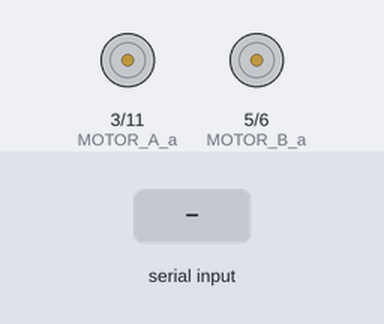
This sketch was run on a simulated Arduino Uno, built with avr-gcc and run on an emulated ATmega328P. On the bench: motor-driver pin pairs drawn as motors (green arrow = first pin HIGH = forward, orange = second pin HIGH = backward, longer = more drive). The inputs (shaded band) are chosen by the test bench. What the sketch prints to the serial monitor is not drawn.

Above: at 1.2 s.
1.3 s: "w" received over Serial
At 2.0 s:
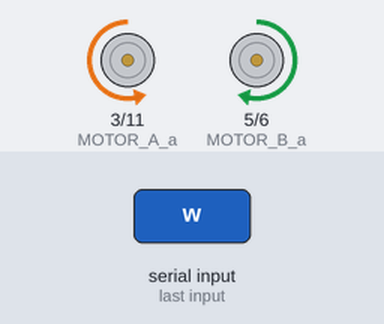
2.8 s: "a" received over Serial
At 3.2 s:
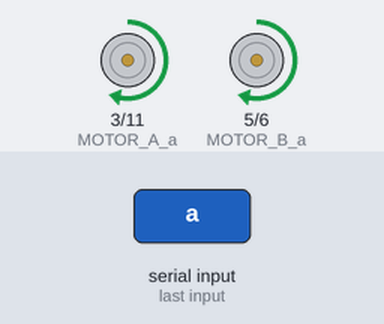
4.3 s: "d" received over Serial
At 5.5 s:
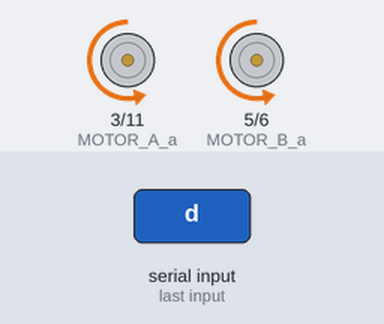
5.8 s: "s" received over Serial
At 6.6 s:
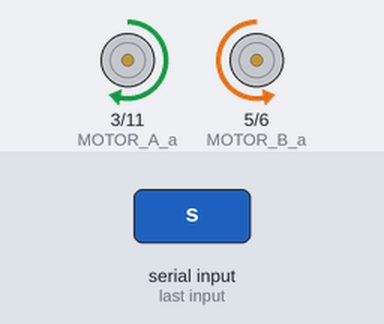
Timing chart, 0 to 8.3 s (numbered marks = the images above; inputs shaded):
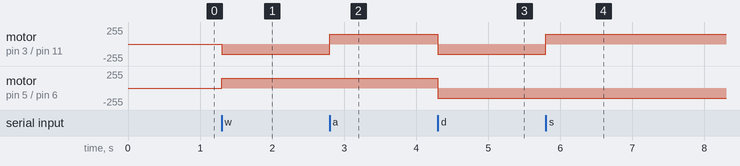

The sketch:

rcCarCde.ino
```cpp
#define MOTOR_A_a 3     //모터A의 +출력핀은 3번핀입니다
#define MOTOR_A_b 11    //모터A의 -출력핀은 11번핀입니다
#define MOTOR_B_a 5     //모터B의 +출력핀은 5번핀입니다
#define MOTOR_B_b 6     //모터B의 -출력핀은 6번핀입니다
#define MOTOR_SPEED 150 //모터의 기준속력입니다(0~255)

unsigned char m_a_spd = 0; //A모터의 속력을 저장하는 전역변수
unsigned char m_b_spd = 0; //B모터의 속력을 저장하는 전역변수

boolean m_a_dir = 0; //A모터의 방향을 결정하는 전역변수
boolean m_b_dir = 0; //B모터의 방향을 결정하는 전역변수

void setup(){
  //모터 제어 핀들을 출력으로 설정합니다.

  //모터A 핀 설정
  pinMode(MOTOR_A_a, OUTPUT);
  pinMode(MOTOR_A_b, OUTPUT);

  //모터B 핀 설정
  pinMode(MOTOR_B_a, OUTPUT);
  pinMode(MOTOR_B_b, OUTPUT);

  Serial.begin(9600);       //시리얼 통신 초기화
  Serial.println("Hello!"); //터미널 작동 확인용 문자열

}

void loop()
{
  unsigned char bt_cmd = 0;   //명령어 저장용 문자형 변수

  if (Serial.available())   //데이터가 입력되었을 때  0번핀, 1번핀
  {
    bt_cmd = Serial.read(); //변수에 입력된 데이터 저장

    //입력된 데이터에 따라 모터에 입력될 변수를 조정하는 조건문
    if(bt_cmd == 'w')  //'w'가 입력되었을 때, 전진
    {
      m_a_dir = 0;  //모터A 정방향
      m_b_dir = 0;  //모터B 정방향
      m_a_spd = MOTOR_SPEED;  //모터A의 속력값 조정
      m_b_spd = MOTOR_SPEED;  //모터B의 속력값 조정
    }
    else if(bt_cmd == 'a')  //'a'가 입력되었을 때, 제자리 좌회전
    {
      m_a_dir = 1;  //모터A 역방향
      m_b_dir = 0;  //모터B 정방향
      m_a_spd = MOTOR_SPEED;  //모터A의 속력값 조정
      m_b_spd = MOTOR_SPEED;  //모터B의 속력값 조정
    }
    else if(bt_cmd == 'd')  //'d'가 입력되었을 때, 제자리 우회전
    {
      m_a_dir = 0;  //모터A 정방향
      m_b_dir = 1;  //모터B 역방향
      m_a_spd = MOTOR_SPEED;  //모터A의 속력값 조정
      m_b_spd = MOTOR_SPEED;  //모터B의 속력값 조정
    }
    else if(bt_cmd == 's')  //'s'가 입력되었을 때, 후진
    {
      m_a_dir = 1;  //모터A 역방향
      m_b_dir = 1;  //모터B 역방향
      m_a_spd = MOTOR_SPEED;  //모터A의 속력값 조정
      m_b_spd = MOTOR_SPEED;  //모터B의 속력값 조정
    }
    else if(bt_cmd == 'x')
    {
      m_a_dir = 0;  //모터A 정방향
      m_b_dir = 0;  //모터B 정방향
      m_a_spd = 0;  //모터A의 정지
      m_b_spd = 0;  //모터B의 정지
    }
    //if else if문 end
  }

  motor_drive();  //모터를 구동하는 함수
}

void motor_drive()  //모터를 구동하는 함수
{
  if(m_a_dir == 0)
  {
    digitalWrite(MOTOR_A_a, LOW);     //모터A+ LOW
    analogWrite(MOTOR_A_b, m_a_spd);  //모터A-의 속력을 PWM 출력
  }
  else
  {
    analogWrite(MOTOR_A_a, m_a_spd);  //모터A+의 속력을 PWM 출력
    digitalWrite(MOTOR_A_b, LOW);     //모터A- LOW
  }
  if(m_b_dir == 1)
  {
    digitalWrite(MOTOR_B_a, LOW);     //모터B+ LOW
    analogWrite(MOTOR_B_b, m_b_spd);  //모터B-의 속력을 PWM 출력
  }
  else
  {
    analogWrite(MOTOR_B_a, m_b_spd);  //모터B+의 속력을 PWM 출력
    digitalWrite(MOTOR_B_b, LOW);     //모터B- LOW
  }
}


//함수 만드는 방법//

/**
[리턴해주는 유형] [함수이름] ([재료들...]) {

  return ;
}

void :텅빈
ex) 더하기 함수

함수 정의
int sum(int a, int b){
  int result = a+b;

  return result;
}

함수 사용

sum(1, 2);

**/
```

Measured:
- after the input at 1.3 s, motor on pin 3 (MOTOR_A_a) / pin 11 (MOTOR_A_b): stopped → backward 150/255 at once; motor on pin 5 (MOTOR_B_a) / pin 6 (MOTOR_B_b): stopped → forward 150/255 at once
- after the input at 2.8 s, motor on pin 3 (MOTOR_A_a) / pin 11 (MOTOR_A_b): backward 150/255 → forward 150/255 at once
- after the input at 4.3 s, motor on pin 3 (MOTOR_A_a) / pin 11 (MOTOR_A_b), motor on pin 5 (MOTOR_B_a) / pin 6 (MOTOR_B_b): forward 150/255 → backward 150/255 at once
- after the input at 5.8 s, motor on pin 3 (MOTOR_A_a) / pin 11 (MOTOR_A_b): backward 150/255 → forward 150/255 at once
